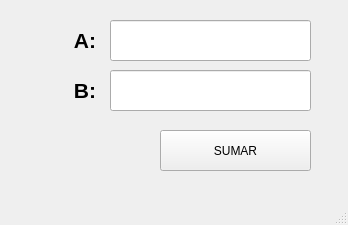
<?xml version="1.0" encoding="UTF-8"?>
<ui version="4.0">
 <class>MainWindow</class>
 <widget class="QMainWindow" name="MainWindow">
  <property name="geometry">
   <rect>
    <x>0</x>
    <y>0</y>
    <width>348</width>
    <height>225</height>
   </rect>
  </property>
  <property name="windowTitle">
   <string>MainWindow</string>
  </property>
  <widget class="QWidget" name="centralwidget">
   <widget class="QPushButton" name="btn_sumar">
    <property name="geometry">
     <rect>
      <x>160</x>
      <y>130</y>
      <width>151</width>
      <height>41</height>
     </rect>
    </property>
    <property name="text">
     <string>SUMAR</string>
    </property>
   </widget>
   <widget class="QLabel" name="label">
    <property name="geometry">
     <rect>
      <x>35</x>
      <y>20</y>
      <width>61</width>
      <height>41</height>
     </rect>
    </property>
    <property name="font">
     <font>
      <pointsize>16</pointsize>
      <weight>75</weight>
      <bold>true</bold>
     </font>
    </property>
    <property name="text">
     <string>A:</string>
    </property>
    <property name="alignment">
     <set>Qt::AlignRight|Qt::AlignTrailing|Qt::AlignVCenter</set>
    </property>
   </widget>
   <widget class="QLineEdit" name="txt_a">
    <property name="geometry">
     <rect>
      <x>110</x>
      <y>20</y>
      <width>201</width>
      <height>41</height>
     </rect>
    </property>
   </widget>
   <widget class="QLineEdit" name="txt_b">
    <property name="geometry">
     <rect>
      <x>110</x>
      <y>70</y>
      <width>201</width>
      <height>41</height>
     </rect>
    </property>
   </widget>
   <widget class="QLabel" name="label_2">
    <property name="geometry">
     <rect>
      <x>35</x>
      <y>70</y>
      <width>61</width>
      <height>41</height>
     </rect>
    </property>
    <property name="font">
     <font>
      <pointsize>16</pointsize>
      <weight>75</weight>
      <bold>true</bold>
     </font>
    </property>
    <property name="text">
     <string>B:</string>
    </property>
    <property name="alignment">
     <set>Qt::AlignRight|Qt::AlignTrailing|Qt::AlignVCenter</set>
    </property>
   </widget>
  </widget>
  <widget class="QMenuBar" name="menubar">
   <property name="geometry">
    <rect>
     <x>0</x>
     <y>0</y>
     <width>348</width>
     <height>26</height>
    </rect>
   </property>
  </widget>
  <widget class="QStatusBar" name="statusbar"/>
 </widget>
 <resources/>
 <connections/>
</ui>
